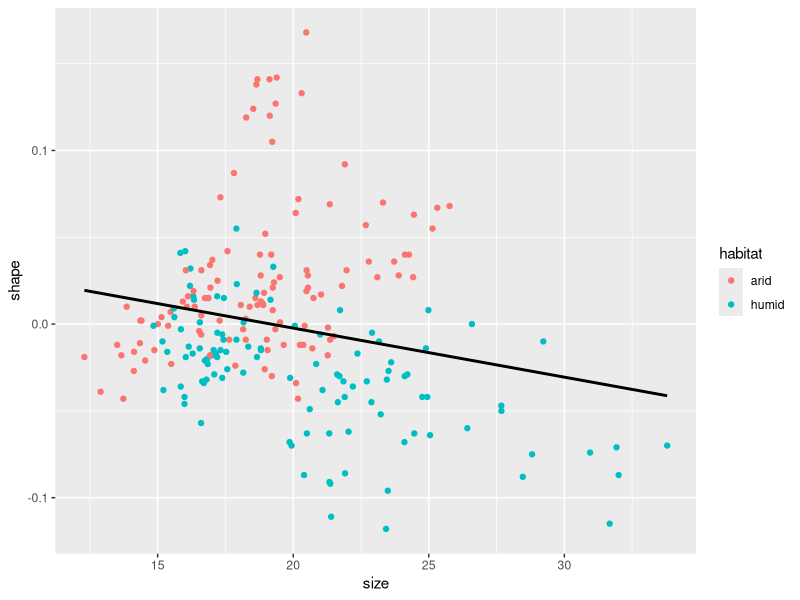
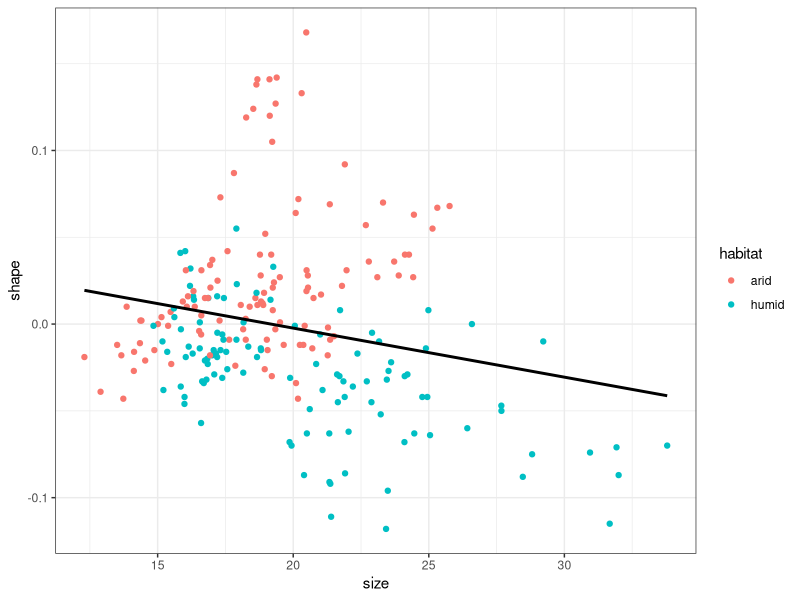
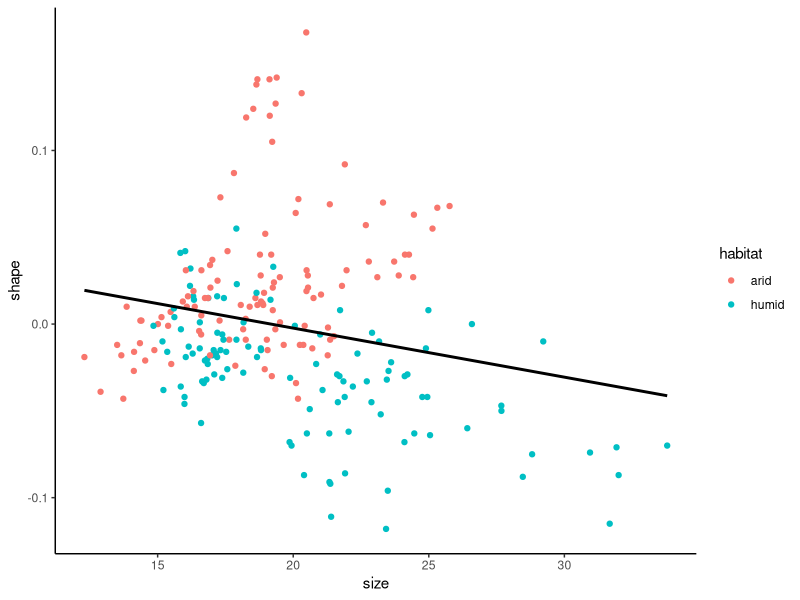
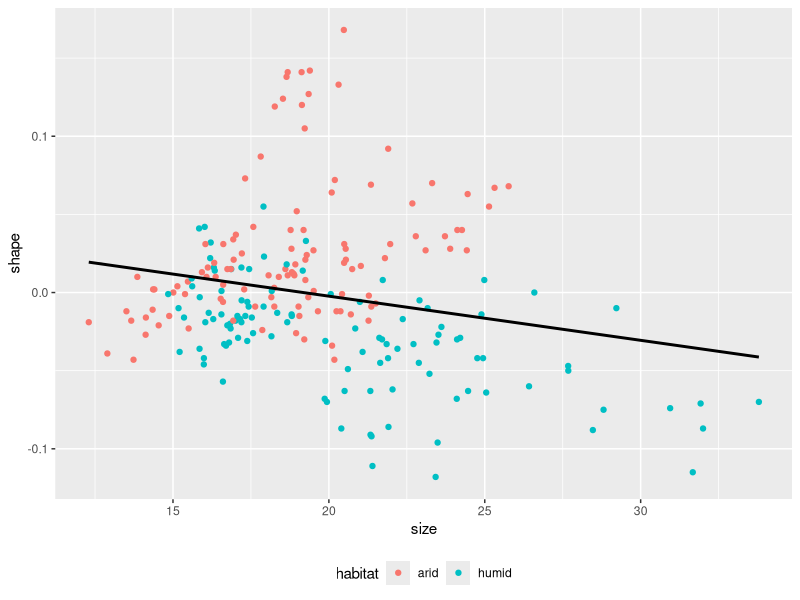
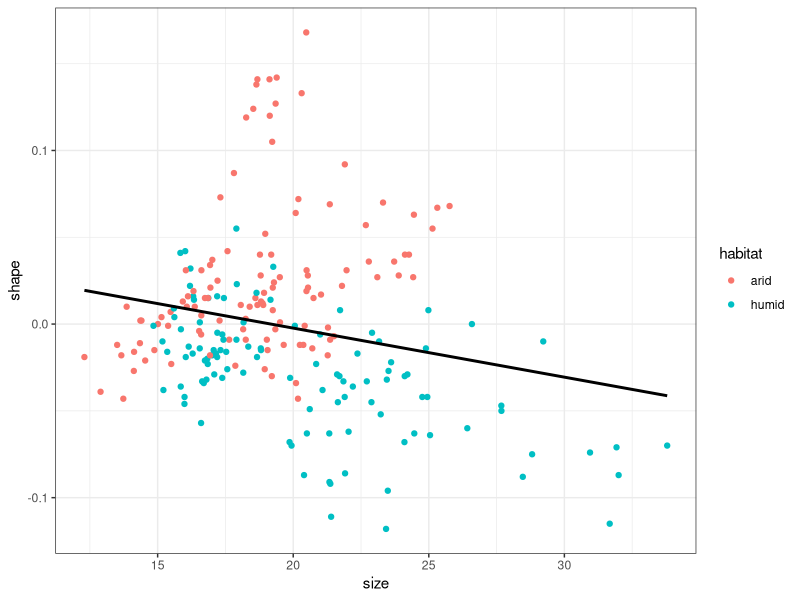
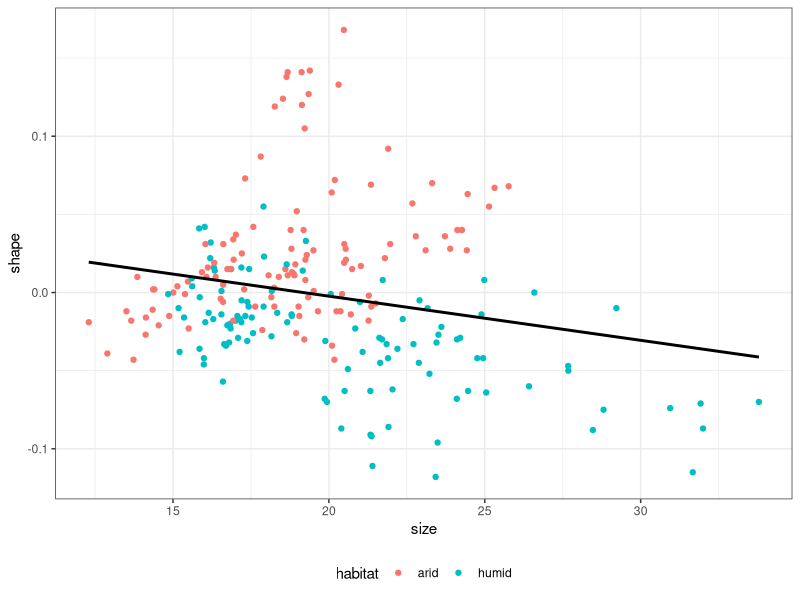
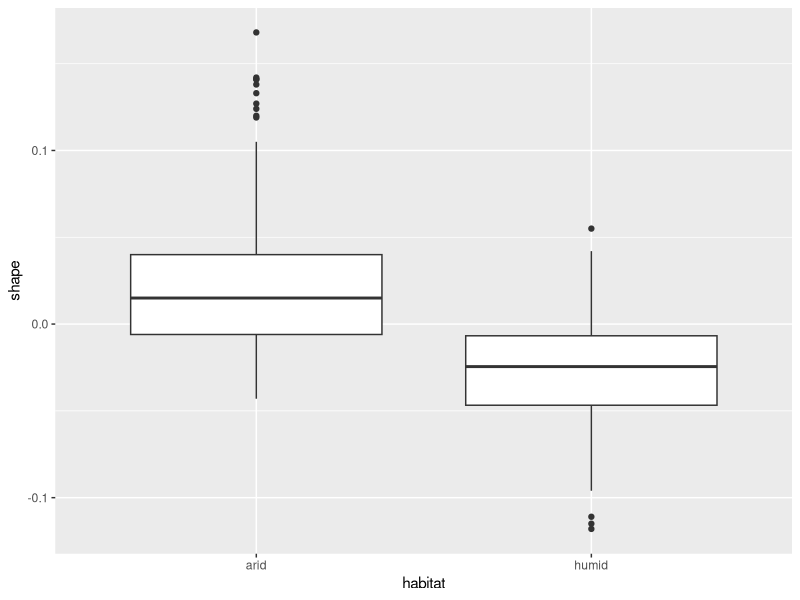
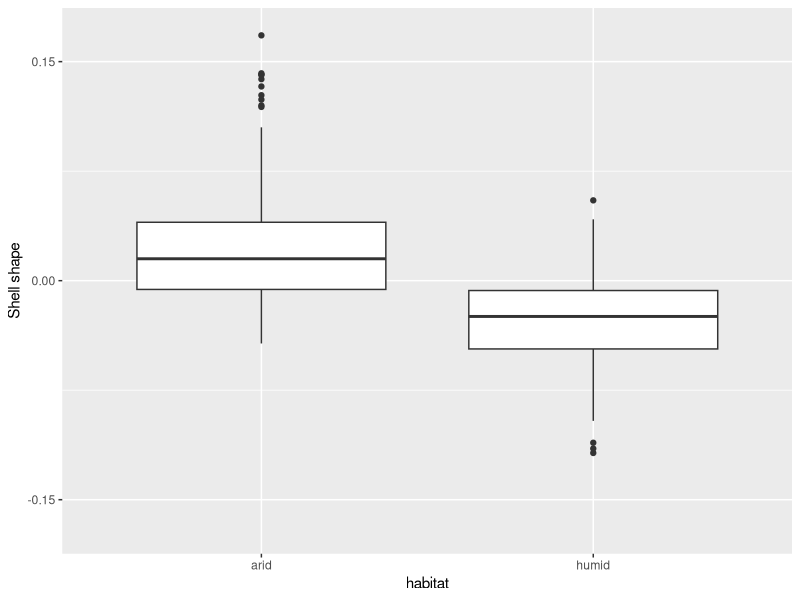

The R script that drew these images, in order:
## ---- chunk 1
#| message: false
library(tidyverse)

snails <- read_delim("island-FL.csv", delim = ",")
print(snails)
## ---- chunk 2
#| message: false
snails |>
  ggplot(aes(x = size, y = shape)) +
  geom_point(aes(color = habitat)) +
  geom_smooth(method = lm, se = FALSE, color = "black")
## ---- chunk 3
#| message: false
snails |>
  ggplot(aes(x = size, y = shape)) +
  geom_point(aes(color = habitat)) +
  geom_smooth(method = lm, se = FALSE, color = "black") +
  theme_bw()
## ---- chunk 4
#| message: false
snails |>
  ggplot(aes(x = size, y = shape)) +
  geom_point(aes(color = habitat)) +
  geom_smooth(method = lm, se = FALSE, color = "black") +
  theme_classic()
## ---- chunk 5
#| message: false
#| fig-height: 5.5
snails |>
  ggplot(aes(x = size, y = shape)) +
  geom_point(aes(color = habitat)) +
  geom_smooth(method = lm, se = FALSE, color = "black") +
  theme(legend.position = "bottom") # Or: "top", "left", "right", "none"
## ---- chunk 6
#| message: false
snails |>
  ggplot(aes(x = size, y = shape)) +
  geom_point(aes(color = habitat)) +
  geom_smooth(method = lm, se = FALSE, color = "black") +
  theme(legend.position = "bottom") + # Position legend at the left
  theme_bw() # Define general theme - and thus override the line above...
## ---- chunk 7
#| message: false
#| fig-height: 5.5
snails |>
  ggplot(aes(x = size, y = shape)) +
  geom_point(aes(color = habitat)) +
  geom_smooth(method = lm, se = FALSE, color = "black") +
  theme_bw() + # This defines the general theme
  theme(legend.position = "bottom") # Now override default legend positioning
## ---- chunk 8
snails |>
  ggplot(aes(x = habitat, y = shape)) +
  geom_boxplot()
## ---- chunk 9
snails |>
  ggplot(aes(x = habitat, y = shape)) +
  geom_boxplot() +
  scale_y_continuous(
    name = "Shell shape",
    limits = c(-0.17, 0.17),
    breaks = c(-0.15, 0, 0.15)
  )
## ---- chunk 10
snails |>
  ggplot(aes(x = habitat, y = shape)) +
  geom_boxplot() +
  scale_y_continuous(
    name = "Shell shape",
    limits = c(-0.17, 0.17),
    breaks = c(-0.15, 0, 0.15),
    labels = c("-0.15", "0", "0.15")
  )
## ---- chunk 11
snails |>
  ggplot(aes(x = habitat, y = shape)) +
  geom_boxplot() +
  scale_y_continuous(
    name = "Shell shape",
    limits = c(-0.17, 0.17),
    breaks = c(-0.15, 0, 0.15),
    labels = c("-0.15", "0", "0.15")
  ) +
  scale_x_discrete(name = "Habitat")
## ---- chunk 12
snails |>
  ggplot(aes(x = habitat, y = shape)) +
  geom_boxplot() +
  scale_y_continuous(
    name = "Shell shape",
    limits = c(-0.17, 0.17),
    breaks = c(-0.15, 0, 0.15),
    labels = c("-0.15", "0", "0.15")
  ) +
  scale_x_discrete(
    name = "Habitat",
    labels = c("Arid", "Humid")
  )
## ---- chunk 13
snails |>
  ggplot(aes(x = habitat, y = shape, color = habitat, fill = habitat)) +
  geom_boxplot(alpha = 0.2) +
  scale_y_continuous(
    name = "Shell shape",
    limits = c(-0.17, 0.17),
    breaks = c(-0.15, 0, 0.15),
    labels = c("-0.15", "0", "0.15")
  ) +
  scale_x_discrete(
    name = "Habitat",
    labels = c("Arid", "Humid")
  ) +
  scale_color_manual(values = c("goldenrod", "steelblue")) +
  scale_fill_manual(values = c("goldenrod", "steelblue"))
## ---- chunk 14
snails |>
  ggplot(aes(x = shape)) +
  geom_histogram(bins = 20)
## ---- chunk 15
snails |>
  ggplot(aes(x = shape)) +
  geom_histogram(bins = 20) +
  facet_wrap(~ habitat)
## ---- chunk 16
snails |>
  ggplot(aes(x = shape)) +
  geom_histogram(bins = 20) +
  facet_wrap(~ habitat, ncol = 1) # And / or: nrow = 2
## ---- chunk 17
snails |>
  pivot_longer(cols = size | shape,
               names_to = "trait",
               values_to = "value")
## ---- chunk 18
snails |>
  pivot_longer(cols = size | shape,
               names_to = "trait",
               values_to = "value") |>
  ggplot(aes(x = value)) +
  geom_histogram(bins = 20) +
  facet_grid(habitat ~ trait)
## ---- chunk 19
snails |>
  pivot_longer(cols = size | shape,
               names_to = "trait",
               values_to = "value") |>
  ggplot(aes(x = value)) +
  geom_histogram(bins = 20) +
  facet_grid(habitat ~ trait, scales = "free_x")
## ---- chunk 20
snails |>
  group_by(habitat) |> # Perform summary calculations for each habitat
  summarize(medianShape = median(shape), # Median shape
            minShape = min(shape), # Minimum shape
            maxShape = max(shape)) |> # Maximum shape
  ungroup() |> # Ungroup data
  # Start plotting:
  ggplot(aes(x = habitat, y = medianShape,
             ymin = minShape, ymax = maxShape)) +
  geom_point() + # This takes the y aesthetic, for plotting the median
  geom_errorbar(width = 0.2) # Takes the ymin and ymax aesthetics
## ---- chunk 21
snails |>
  group_by(habitat) |> # Perform summary calculations for each habitat
  summarize(medianShape = median(shape), # Median shape
            minShape = min(shape), # Minimum shape
            maxShape = max(shape)) |> # Maximum shape
  ungroup() |> # Ungroup data
  # Start plotting:
  ggplot(aes(x = habitat, y = medianShape,
             ymin = minShape, ymax = maxShape)) +
  geom_point() + # This takes the y aesthetic, for plotting the median
  geom_errorbar(width = 0.2) + # Takes the ymin and ymax aesthetics
  labs(y = "median with full range")
## ---- chunk 22
snails |>
  group_by(habitat) |>
  summarize(mean = mean(shape), # Mean shape in each habitat
            sd = sd(shape), # Standard deviation per habitat
            N = n(), # Sample size (number of observations) per habitat
            SEM = sd / sqrt(N), # Standard error of the mean
            CI = SEM * qt(1 - 0.025, N - 1)) |> # Confidence interval,
                 # read off at 1 - 0.025 because +/- 2.5% adds up to 5%
  ungroup() |>
  ggplot(aes(x = habitat, y = mean, ymin = mean - CI, ymax = mean + CI)) +
  geom_point() +
  geom_errorbar(width = 0.2) +
  labs(y = "mean shell shape, +/- 95% confidence interval")
## ---- chunk 23
snails |>
  group_by(habitat) |>
  summarize(mean = mean(shape), # Mean shape in each habitat
            sd = sd(shape), # Standard deviation per habitat
            N = n(), # Sample size (number of observations) per habitat
            SEM = sd / sqrt(N), # Standard error of the mean
            CI = SEM * qt(1 - 0.025, N - 1)) |> # Confidence interval,
                 # read off at 1 - 0.025 because +/- 2.5% adds up to 5%
  ungroup() |>
  ggplot(aes(x = habitat, y = mean, ymin = mean - CI, ymax = mean + CI)) +
  # Below we change geom_point to geom_col (for "column"):
  geom_col(fill = "steelblue") +
  geom_errorbar(width = 0.2) +
  labs(y = "mean shell shape, +/- 95% confidence interval")
## ---- chunk 24
tibble(Species = c("species 1", "species 2"),
       Average = c(148, 152),
       CI = c(0.8, 0.9)) |>
  ggplot(aes(x = Species, y = Average,
             ymin = Average - CI, ymax = Average + CI)) +
  geom_col(fill = "steelblue") +
  geom_errorbar(width = 0.2) +
  labs(y = "Trait value")
## ---- chunk 25
tibble(Species = c("species 1", "species 2"),
       Average = c(148, 152),
       CI = c(0.8, 0.9)) |>
  ggplot(aes(x = Species, y = Average,
             ymin = Average - CI, ymax = Average + CI)) +
  geom_point() +
  geom_errorbar(width = 0.2) +
  labs(y = "Trait value")
## ---- chunk 26
#| message: false
read_delim("temp-Lin.csv", delim = ",")
## ---- chunk 27
#| message: false
read_delim("temp-Lin.csv", delim = ",") |>
  ggplot(aes(x = month, y = temp_C)) +
  geom_point(color = "steelblue") +
  labs(y = "average temperature (Celsius)") +
  theme_bw()
## ---- chunk 28
#| message: false
read_delim("temp-Lin.csv", delim = ",") |>
  mutate(month = as_factor(month)) |>
  ggplot(aes(x = month, y = temp_C)) +
  geom_point(color = "steelblue") +
  labs(y = "average temperature (Celsius)") +
  theme_bw()
## ---- chunk 29
#| message: false
read_delim("temp-Lin.csv", delim = ",") |>
  mutate(month = fct_relevel(month, "Jan", "Feb", "Mar", "Apr", "May", "Jun",
                             "Jul", "Aug", "Sep", "Oct", "Nov", "Dec")) |>
  ggplot(aes(x = month, y = temp_C)) +
  geom_point(color = "steelblue") +
  labs(y = "average temperature (Celsius)") +
  theme_bw()
